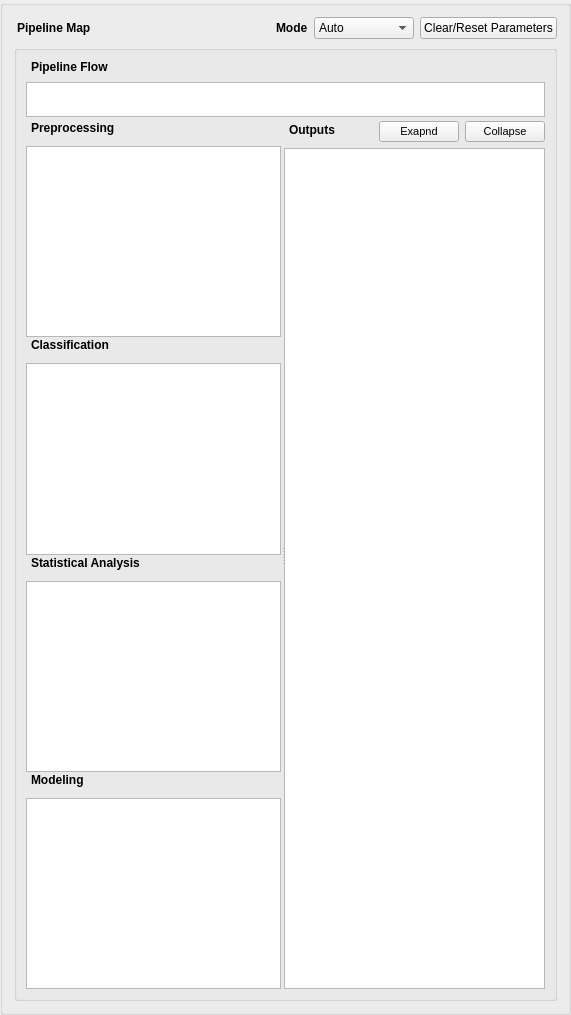
                <widget class="QGroupBox" name="verticalGroupBox_8">
                 <layout class="QVBoxLayout" name="verticalLayout_13">
                  <item>
                   <layout class="QHBoxLayout" name="horizontalLayout_12">
                    <item>
                     <widget class="QLabel" name="label_13">
                      <property name="font">
                       <font>
                        <bold>true</bold>
                       </font>
                      </property>
                      <property name="text">
                       <string>Pipeline Map</string>
                      </property>
                      <property name="indent">
                       <number>3</number>
                      </property>
                     </widget>
                    </item>
                    <item>
                     <spacer name="horizontalSpacer_18">
                      <property name="orientation">
                       <enum>Qt::Horizontal</enum>
                      </property>
                      <property name="sizeHint" stdset="0">
                       <size>
                        <width>40</width>
                        <height>20</height>
                       </size>
                      </property>
                     </spacer>
                    </item>
                    <item>
                     <widget class="QLabel" name="label_16">
                      <property name="font">
                       <font>
                        <bold>true</bold>
                       </font>
                      </property>
                      <property name="text">
                       <string>Mode</string>
                      </property>
                     </widget>
                    </item>
                    <item>
                     <widget class="QComboBox" name="PB_ModulePresets_cbb">
                      <property name="minimumSize">
                       <size>
                        <width>100</width>
                        <height>0</height>
                       </size>
                      </property>
                      <item>
                       <property name="text">
                        <string>Auto</string>
                       </property>
                      </item>
                      <item>
                       <property name="text">
                        <string>Manual</string>
                       </property>
                      </item>
                     </widget>
                    </item>
                    <item>
                     <widget class="QPushButton" name="PB_ModulePresets_btn_clear">
                      <property name="text">
                       <string>Clear/Reset Parameters</string>
                      </property>
                     </widget>
                    </item>
                   </layout>
                  </item>
                  <item>
                   <widget class="QSplitter" name="splitter_10">
                    <property name="orientation">
                     <enum>Qt::Horizontal</enum>
                    </property>
                    <property name="handleWidth">
                     <number>3</number>
                    </property>
                    <widget class="QSplitter" name="splitter_12">
                     <property name="orientation">
                      <enum>Qt::Vertical</enum>
                     </property>
                     <property name="handleWidth">
                      <number>3</number>
                     </property>
                     <widget class="QGroupBox" name="groupBox_4">
                      <layout class="QVBoxLayout" name="verticalLayout_24">
                       <item>
                        <layout class="QVBoxLayout" name="verticalLayout_14">
                         <item>
                          <layout class="QVBoxLayout" name="verticalLayout_18">
                           <item>
                            <widget class="QLabel" name="label_21">
                             <property name="font">
                              <font>
                               <bold>true</bold>
                              </font>
                             </property>
                             <property name="text">
                              <string>Pipeline Flow</string>
                             </property>
                             <property name="indent">
                              <number>5</number>
                             </property>
                            </widget>
                           </item>
                           <item>
                            <widget class="QListWidget" name="PB_pipeline_flow_list">
                             <property name="sizePolicy">
                              <sizepolicy hsizetype="Minimum" vsizetype="Preferred">
                               <horstretch>0</horstretch>
                               <verstretch>0</verstretch>
                              </sizepolicy>
                             </property>
                             <property name="minimumSize">
                              <size>
                               <width>0</width>
                               <height>35</height>
                              </size>
                             </property>
                             <property name="maximumSize">
                              <size>
                               <width>16777215</width>
                               <height>30</height>
                              </size>
                             </property>
                             <property name="font">
                              <font>
                               <pointsize>9</pointsize>
                               <bold>false</bold>
                              </font>
                             </property>
                             <property name="frameShape">
                              <enum>QFrame::StyledPanel</enum>
                             </property>
                             <property name="verticalScrollBarPolicy">
                              <enum>Qt::ScrollBarAsNeeded</enum>
                             </property>
                             <property name="horizontalScrollBarPolicy">
                              <enum>Qt::ScrollBarAlwaysOff</enum>
                             </property>
                             <property name="sizeAdjustPolicy">
                              <enum>QAbstractScrollArea::AdjustToContents</enum>
                             </property>
                             <property name="editTriggers">
                              <set>QAbstractItemView::NoEditTriggers</set>
                             </property>
                             <property name="tabKeyNavigation">
                              <bool>true</bool>
                             </property>
                             <property name="showDropIndicator" stdset="0">
                              <bool>false</bool>
                             </property>
                             <property name="dragEnabled">
                              <bool>false</bool>
                             </property>
                             <property name="defaultDropAction">
                              <enum>Qt::IgnoreAction</enum>
                             </property>
                             <property name="alternatingRowColors">
                              <bool>false</bool>
                             </property>
                             <property name="movement">
                              <enum>QListView::Static</enum>
                             </property>
                             <property name="flow">
                              <enum>QListView::LeftToRight</enum>
                             </property>
                             <property name="isWrapping" stdset="0">
                              <bool>false</bool>
                             </property>
                             <property name="layoutMode">
                              <enum>QListView::SinglePass</enum>
                             </property>
                             <property name="viewMode">
                              <enum>QListView::ListMode</enum>
                             </property>
                             <property name="batchSize">
                              <number>5</number>
                             </property>
                            </widget>
                           </item>
                          </layout>
                         </item>
                         <item>
                          <widget class="QSplitter" name="splitter_13">
                           <property name="orientation">
                            <enum>Qt::Horizontal</enum>
                           </property>
                           <property name="handleWidth">
                            <number>3</number>
                           </property>
                           <widget class="QSplitter" name="splitter_14">
                            <property name="orientation">
                             <enum>Qt::Vertical</enum>
                            </property>
                            <property name="handleWidth">
                             <number>1</number>
                            </property>
                            <widget class="QWidget" name="verticalLayoutWidget_22">
                             <layout class="QVBoxLayout" name="verticalLayout_25">
                              <item>
                               <widget class="QLabel" name="label_29">
                                <property name="font">
                                 <font>
                                  <bold>true</bold>
                                 </font>
                                </property>
                                <property name="text">
                                 <string>Preprocessing</string>
                                </property>
                                <property name="alignment">
                                 <set>Qt::AlignBottom|Qt::AlignLeading|Qt::AlignLeft</set>
                                </property>
                                <property name="indent">
                                 <number>5</number>
                                </property>
                               </widget>
                              </item>
                              <item>
                               <widget class="QListWidget" name="PB_prep_pipeline_list">
                                <property name="editTriggers">
                                 <set>QAbstractItemView::NoEditTriggers</set>
                                </property>
                                <property name="showDropIndicator" stdset="0">
                                 <bool>false</bool>
                                </property>
                                <property name="dragEnabled">
                                 <bool>false</bool>
                                </property>
                                <property name="dragDropMode">
                                 <enum>QAbstractItemView::NoDragDrop</enum>
                                </property>
                               </widget>
                              </item>
                             </layout>
                            </widget>
                            <widget class="QWidget" name="verticalLayoutWidget_23">
                             <layout class="QVBoxLayout" name="verticalLayout_26">
                              <item>
                               <widget class="QLabel" name="label_31">
                                <property name="font">
                                 <font>
                                  <bold>true</bold>
                                 </font>
                                </property>
                                <property name="text">
                                 <string>Classification</string>
                                </property>
                                <property name="alignment">
                                 <set>Qt::AlignBottom|Qt::AlignLeading|Qt::AlignLeft</set>
                                </property>
                                <property name="indent">
                                 <number>5</number>
                                </property>
                               </widget>
                              </item>
                              <item>
                               <widget class="QListWidget" name="PB_class_pipeline_list">
                                <property name="editTriggers">
                                 <set>QAbstractItemView::NoEditTriggers</set>
                                </property>
                                <property name="showDropIndicator" stdset="0">
                                 <bool>false</bool>
                                </property>
                               </widget>
                              </item>
                             </layout>
                            </widget>
                            <widget class="QWidget" name="layoutWidget_5">
                             <layout class="QVBoxLayout" name="verticalLayout_29">
                              <item>
                               <widget class="QLabel" name="label_32">
                                <property name="font">
                                 <font>
                                  <bold>true</bold>
                                 </font>
                                </property>
                                <property name="text">
                                 <string>Statistical Analysis</string>
                                </property>
                                <property name="alignment">
                                 <set>Qt::AlignBottom|Qt::AlignLeading|Qt::AlignLeft</set>
                                </property>
                                <property name="indent">
                                 <number>5</number>
                                </property>
                               </widget>
                              </item>
                              <item>
                               <widget class="QListWidget" name="PB_SA_pipeline_list">
                                <property name="editTriggers">
                                 <set>QAbstractItemView::NoEditTriggers</set>
                                </property>
                                <property name="showDropIndicator" stdset="0">
                                 <bool>false</bool>
                                </property>
                               </widget>
                              </item>
                             </layout>
                            </widget>
                            <widget class="QWidget" name="layoutWidget_6">
                             <layout class="QVBoxLayout" name="verticalLayout_30">
                              <item>
                               <widget class="QLabel" name="label_35">
                                <property name="font">
                                 <font>
                                  <bold>true</bold>
                                 </font>
                                </property>
                                <property name="text">
                                 <string>Modeling</string>
                                </property>
                                <property name="alignment">
                                 <set>Qt::AlignBottom|Qt::AlignLeading|Qt::AlignLeft</set>
                                </property>
                                <property name="indent">
                                 <number>5</number>
                                </property>
                               </widget>
                              </item>
                              <item>
                               <widget class="QListWidget" name="PB_model_pipeline_list">
                                <property name="editTriggers">
                                 <set>QAbstractItemView::NoEditTriggers</set>
                                </property>
                                <property name="showDropIndicator" stdset="0">
                                 <bool>false</bool>
                                </property>
                               </widget>
                              </item>
                             </layout>
                            </widget>
                           </widget>
                           <widget class="QSplitter" name="splitter_15">
                            <property name="orientation">
                             <enum>Qt::Vertical</enum>
                            </property>
                            <property name="handleWidth">
                             <number>3</number>
                            </property>
                            <widget class="QWidget" name="layoutWidget_7">
                             <layout class="QVBoxLayout" name="verticalLayout_31">
                              <item>
                               <layout class="QHBoxLayout" name="horizontalLayout_2">
                                <item>
                                 <widget class="QLabel" name="label_34">
                                  <property name="font">
                                   <font>
                                    <bold>true</bold>
                                   </font>
                                  </property>
                                  <property name="text">
                                   <string>Outputs</string>
                                  </property>
                                  <property name="alignment">
                                   <set>Qt::AlignBottom|Qt::AlignLeading|Qt::AlignLeft</set>
                                  </property>
                                  <property name="indent">
                                   <number>5</number>
                                  </property>
                                 </widget>
                                </item>
                                <item>
                                 <spacer name="horizontalSpacer_5">
                                  <property name="orientation">
                                   <enum>Qt::Horizontal</enum>
                                  </property>
                                  <property name="sizeHint" stdset="0">
                                   <size>
                                    <width>40</width>
                                    <height>20</height>
                                   </size>
                                  </property>
                                 </spacer>
                                </item>
                                <item>
                                 <widget class="QPushButton" name="PB_outputs_expandall">
                                  <property name="font">
                                   <font>
                                    <pointsize>8</pointsize>
                                   </font>
                                  </property>
                                  <property name="text">
                                   <string>Exapnd</string>
                                  </property>
                                 </widget>
                                </item>
                                <item>
                                 <widget class="QPushButton" name="PB_outputs_collapseALL">
                                  <property name="font">
                                   <font>
                                    <pointsize>8</pointsize>
                                   </font>
                                  </property>
                                  <property name="text">
                                   <string>Collapse</string>
                                  </property>
                                 </widget>
                                </item>
                               </layout>
                              </item>
                              <item>
                               <widget class="QTreeWidget" name="PB_outputs_tree">
                                <property name="editTriggers">
                                 <set>QAbstractItemView::NoEditTriggers</set>
                                </property>
                                <property name="animated">
                                 <bool>true</bool>
                                </property>
                                <property name="headerHidden">
                                 <bool>true</bool>
                                </property>
                                <column>
                                 <property name="text">
                                  <string>Pipeline Outputs</string>
                                 </property>
                                </column>
                               </widget>
                              </item>
                             </layout>
                            </widget>
                           </widget>
                          </widget>
                         </item>
                        </layout>
                       </item>
                      </layout>
                     </widget>
                    </widget>
                   </widget>
                  </item>
                 </layout>
                </widget>
